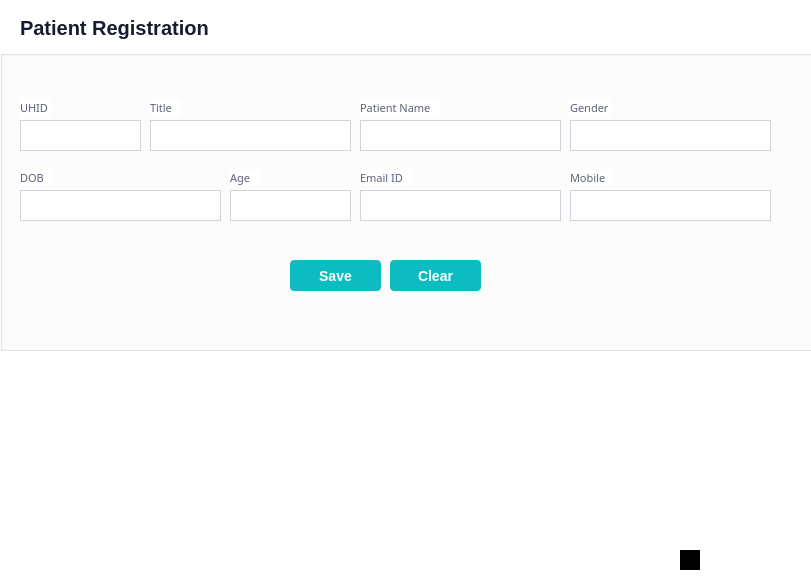
<?xml version="1.0" encoding="UTF-8"?>
<ui version="4.0">
 <class>Form</class>
 <widget class="QWidget" name="Form">
  <property name="geometry">
   <rect>
    <x>0</x>
    <y>0</y>
    <width>811</width>
    <height>588</height>
   </rect>
  </property>
  <property name="maximumSize">
   <size>
    <width>811</width>
    <height>16777215</height>
   </size>
  </property>
  <property name="font">
   <font>
    <pointsize>10</pointsize>
   </font>
  </property>
  <property name="windowTitle">
   <string>Form</string>
  </property>
  <property name="styleSheet">
   <string notr="true">background-color: #ffffff;</string>
  </property>
  <widget class="QLabel" name="label">
   <property name="enabled">
    <bool>true</bool>
   </property>
   <property name="geometry">
    <rect>
     <x>20</x>
     <y>10</y>
     <width>211</width>
     <height>35</height>
    </rect>
   </property>
   <property name="minimumSize">
    <size>
     <width>5</width>
     <height>5</height>
    </size>
   </property>
   <property name="maximumSize">
    <size>
     <width>16777215</width>
     <height>16777215</height>
    </size>
   </property>
   <property name="sizeIncrement">
    <size>
     <width>3</width>
     <height>3</height>
    </size>
   </property>
   <property name="font">
    <font>
     <pointsize>15</pointsize>
     <weight>75</weight>
     <bold>true</bold>
    </font>
   </property>
   <property name="autoFillBackground">
    <bool>false</bool>
   </property>
   <property name="styleSheet">
    <string notr="true">color: #181C32;</string>
   </property>
   <property name="text">
    <string>Patient Registration</string>
   </property>
  </widget>
  <widget class="QGroupBox" name="groupBox">
   <property name="geometry">
    <rect>
     <x>0</x>
     <y>50</y>
     <width>961</width>
     <height>301</height>
    </rect>
   </property>
   <property name="title">
    <string/>
   </property>
   <widget class="QLabel" name="label_7">
    <property name="geometry">
     <rect>
      <x>360</x>
      <y>120</y>
      <width>51</width>
      <height>16</height>
     </rect>
    </property>
    <property name="font">
     <font>
      <family>Poppins</family>
      <pointsize>8</pointsize>
     </font>
    </property>
    <property name="styleSheet">
     <string notr="true">color: #5E6278;</string>
    </property>
    <property name="text">
     <string>Email ID</string>
    </property>
   </widget>
   <widget class="QLineEdit" name="lineEdit_6">
    <property name="geometry">
     <rect>
      <x>570</x>
      <y>70</y>
      <width>201</width>
      <height>31</height>
     </rect>
    </property>
    <property name="font">
     <font>
      <pointsize>-1</pointsize>
      <weight>50</weight>
      <bold>false</bold>
     </font>
    </property>
    <property name="styleSheet">
     <string notr="true">QLineEdit
{
font-size: 15px;
    font-weight: 400;
    color: #212529;
    background-color: #ffffff;
    background-clip: padding-box;
    border: 1px solid #ced4da;
    border-radius: 20px;
    padding:0px 10px;
}
QLineEdit:focus
{
border:1px solid #3F4254;
}

</string>
    </property>
    <property name="inputMethodHints">
     <set>Qt::ImhNone</set>
    </property>
    <property name="frame">
     <bool>true</bool>
    </property>
   </widget>
   <widget class="QPushButton" name="pushButton">
    <property name="geometry">
     <rect>
      <x>290</x>
      <y>210</y>
      <width>91</width>
      <height>31</height>
     </rect>
    </property>
    <property name="font">
     <font>
      <pointsize>-1</pointsize>
      <weight>62</weight>
      <bold>true</bold>
     </font>
    </property>
    <property name="styleSheet">
     <string notr="true">QPushButton
{
    background-color: #0DBCC0;
    border: 0;
    font-size: 14px;
    font-weight: 500;
    border-radius: 4px;
color: #ffffff;
border: 0;
}

QPushButton:hover
{
background-color: #089598;
}

</string>
    </property>
    <property name="text">
     <string>Save</string>
    </property>
   </widget>
   <widget class="QLabel" name="label_4">
    <property name="geometry">
     <rect>
      <x>360</x>
      <y>50</y>
      <width>81</width>
      <height>16</height>
     </rect>
    </property>
    <property name="font">
     <font>
      <family>Poppins</family>
      <pointsize>8</pointsize>
     </font>
    </property>
    <property name="styleSheet">
     <string notr="true">color: #5E6278;</string>
    </property>
    <property name="text">
     <string>Patient Name</string>
    </property>
   </widget>
   <widget class="QLabel" name="label_2">
    <property name="geometry">
     <rect>
      <x>20</x>
      <y>50</y>
      <width>31</width>
      <height>16</height>
     </rect>
    </property>
    <property name="font">
     <font>
      <family>Poppins</family>
      <pointsize>8</pointsize>
     </font>
    </property>
    <property name="styleSheet">
     <string notr="true">color: #5E6278;</string>
    </property>
    <property name="text">
     <string>UHID</string>
    </property>
   </widget>
   <widget class="QLabel" name="label_3">
    <property name="geometry">
     <rect>
      <x>150</x>
      <y>50</y>
      <width>31</width>
      <height>16</height>
     </rect>
    </property>
    <property name="font">
     <font>
      <family>Poppins</family>
      <pointsize>8</pointsize>
     </font>
    </property>
    <property name="styleSheet">
     <string notr="true">color: #5E6278;</string>
    </property>
    <property name="text">
     <string>Title</string>
    </property>
   </widget>
   <widget class="QLineEdit" name="lineEdit_10">
    <property name="geometry">
     <rect>
      <x>230</x>
      <y>140</y>
      <width>121</width>
      <height>31</height>
     </rect>
    </property>
    <property name="font">
     <font>
      <pointsize>-1</pointsize>
      <weight>50</weight>
      <bold>false</bold>
     </font>
    </property>
    <property name="styleSheet">
     <string notr="true">QLineEdit
{
font-size: 15px;
    font-weight: 400;
    color: #212529;
    background-color: #ffffff;
    background-clip: padding-box;
    border: 1px solid #ced4da;
    border-radius: 20px;
    padding:0px 10px;
}
QLineEdit:focus
{
border:1px solid #3F4254;
}

</string>
    </property>
    <property name="inputMethodHints">
     <set>Qt::ImhNone</set>
    </property>
    <property name="frame">
     <bool>true</bool>
    </property>
   </widget>
   <widget class="QLabel" name="label_9">
    <property name="geometry">
     <rect>
      <x>570</x>
      <y>120</y>
      <width>41</width>
      <height>16</height>
     </rect>
    </property>
    <property name="font">
     <font>
      <family>Poppins</family>
      <pointsize>8</pointsize>
     </font>
    </property>
    <property name="styleSheet">
     <string notr="true">color: #5E6278;</string>
    </property>
    <property name="text">
     <string>Mobile</string>
    </property>
   </widget>
   <widget class="QLabel" name="label_8">
    <property name="geometry">
     <rect>
      <x>230</x>
      <y>120</y>
      <width>31</width>
      <height>16</height>
     </rect>
    </property>
    <property name="font">
     <font>
      <family>Poppins</family>
      <pointsize>8</pointsize>
     </font>
    </property>
    <property name="styleSheet">
     <string notr="true">color: #5E6278;</string>
    </property>
    <property name="text">
     <string>Age</string>
    </property>
   </widget>
   <widget class="QPushButton" name="pushButton_2">
    <property name="geometry">
     <rect>
      <x>390</x>
      <y>210</y>
      <width>91</width>
      <height>31</height>
     </rect>
    </property>
    <property name="font">
     <font>
      <pointsize>-1</pointsize>
      <weight>62</weight>
      <bold>true</bold>
     </font>
    </property>
    <property name="styleSheet">
     <string notr="true">QPushButton
{
    background-color: #0DBCC0;
    border: 0;
    font-size: 14px;
    font-weight: 500;
    border-radius: 4px;
color: #ffffff;
border: 0;
}

QPushButton:hover
{
background-color: #089598;
}

</string>
    </property>
    <property name="text">
     <string>Clear</string>
    </property>
   </widget>
   <widget class="QLabel" name="label_5">
    <property name="geometry">
     <rect>
      <x>570</x>
      <y>50</y>
      <width>41</width>
      <height>16</height>
     </rect>
    </property>
    <property name="font">
     <font>
      <family>Poppins</family>
      <pointsize>8</pointsize>
     </font>
    </property>
    <property name="styleSheet">
     <string notr="true">color: #5E6278;</string>
    </property>
    <property name="text">
     <string>Gender</string>
    </property>
   </widget>
   <widget class="QLabel" name="label_6">
    <property name="geometry">
     <rect>
      <x>20</x>
      <y>120</y>
      <width>31</width>
      <height>16</height>
     </rect>
    </property>
    <property name="font">
     <font>
      <family>Poppins</family>
      <pointsize>8</pointsize>
     </font>
    </property>
    <property name="styleSheet">
     <string notr="true">color: #5E6278;</string>
    </property>
    <property name="text">
     <string>DOB</string>
    </property>
   </widget>
   <widget class="QLineEdit" name="lineEdit_16">
    <property name="geometry">
     <rect>
      <x>20</x>
      <y>70</y>
      <width>121</width>
      <height>31</height>
     </rect>
    </property>
    <property name="font">
     <font>
      <pointsize>-1</pointsize>
      <weight>50</weight>
      <bold>false</bold>
     </font>
    </property>
    <property name="styleSheet">
     <string notr="true">QLineEdit
{
font-size: 15px;
    font-weight: 400;
    color: #212529;
    background-color: #ffffff;
    background-clip: padding-box;
    border: 1px solid #ced4da;
    border-radius: 20px;
    padding:0px 10px;
}
QLineEdit:focus
{
border:1px solid #3F4254;
}

</string>
    </property>
    <property name="inputMethodHints">
     <set>Qt::ImhNone</set>
    </property>
    <property name="frame">
     <bool>true</bool>
    </property>
   </widget>
   <widget class="QLineEdit" name="lineEdit_18">
    <property name="geometry">
     <rect>
      <x>360</x>
      <y>70</y>
      <width>201</width>
      <height>31</height>
     </rect>
    </property>
    <property name="font">
     <font>
      <pointsize>-1</pointsize>
      <weight>50</weight>
      <bold>false</bold>
     </font>
    </property>
    <property name="styleSheet">
     <string notr="true">QLineEdit
{
font-size: 15px;
    font-weight: 400;
    color: #212529;
    background-color: #ffffff;
    background-clip: padding-box;
    border: 1px solid #ced4da;
    border-radius: 20px;
    padding:0px 10px;
}
QLineEdit:focus
{
border:1px solid #3F4254;
}

</string>
    </property>
    <property name="inputMethodHints">
     <set>Qt::ImhNone</set>
    </property>
    <property name="frame">
     <bool>true</bool>
    </property>
   </widget>
   <widget class="QLineEdit" name="lineEdit_15">
    <property name="geometry">
     <rect>
      <x>150</x>
      <y>70</y>
      <width>201</width>
      <height>31</height>
     </rect>
    </property>
    <property name="font">
     <font>
      <pointsize>-1</pointsize>
      <weight>50</weight>
      <bold>false</bold>
     </font>
    </property>
    <property name="styleSheet">
     <string notr="true">QLineEdit
{
font-size: 15px;
    font-weight: 400;
    color: #212529;
    background-color: #ffffff;
    background-clip: padding-box;
    border: 1px solid #ced4da;
    border-radius: 20px;
    padding:0px 10px;
}
QLineEdit:focus
{
border:1px solid #3F4254;
}

</string>
    </property>
    <property name="inputMethodHints">
     <set>Qt::ImhNone</set>
    </property>
    <property name="frame">
     <bool>true</bool>
    </property>
   </widget>
   <widget class="QLineEdit" name="lineEdit_14">
    <property name="geometry">
     <rect>
      <x>570</x>
      <y>140</y>
      <width>201</width>
      <height>31</height>
     </rect>
    </property>
    <property name="font">
     <font>
      <pointsize>-1</pointsize>
      <weight>50</weight>
      <bold>false</bold>
     </font>
    </property>
    <property name="styleSheet">
     <string notr="true">QLineEdit
{
font-size: 15px;
    font-weight: 400;
    color: #212529;
    background-color: #ffffff;
    background-clip: padding-box;
    border: 1px solid #ced4da;
    border-radius: 20px;
    padding:0px 10px;
}
QLineEdit:focus
{
border:1px solid #3F4254;
}

</string>
    </property>
    <property name="inputMethodHints">
     <set>Qt::ImhNone</set>
    </property>
    <property name="frame">
     <bool>true</bool>
    </property>
   </widget>
   <widget class="QLineEdit" name="lineEdit_13">
    <property name="geometry">
     <rect>
      <x>360</x>
      <y>140</y>
      <width>201</width>
      <height>31</height>
     </rect>
    </property>
    <property name="font">
     <font>
      <pointsize>-1</pointsize>
      <weight>50</weight>
      <bold>false</bold>
     </font>
    </property>
    <property name="styleSheet">
     <string notr="true">QLineEdit
{
font-size: 15px;
    font-weight: 400;
    color: #212529;
    background-color: #ffffff;
    background-clip: padding-box;
    border: 1px solid #ced4da;
    border-radius: 20px;
    padding:0px 10px;
}
QLineEdit:focus
{
border:1px solid #3F4254;
}

</string>
    </property>
    <property name="inputMethodHints">
     <set>Qt::ImhNone</set>
    </property>
    <property name="frame">
     <bool>true</bool>
    </property>
   </widget>
   <widget class="QLineEdit" name="lineEdit_12">
    <property name="geometry">
     <rect>
      <x>20</x>
      <y>140</y>
      <width>201</width>
      <height>31</height>
     </rect>
    </property>
    <property name="font">
     <font>
      <pointsize>-1</pointsize>
      <weight>50</weight>
      <bold>false</bold>
     </font>
    </property>
    <property name="styleSheet">
     <string notr="true">QLineEdit
{
font-size: 15px;
    font-weight: 400;
    color: #212529;
    background-color: #ffffff;
    background-clip: padding-box;
    border: 1px solid #ced4da;
    border-radius: 20px;
    padding:0px 10px;
}
QLineEdit:focus
{
border:1px solid #3F4254;
}

</string>
    </property>
    <property name="inputMethodHints">
     <set>Qt::ImhNone</set>
    </property>
    <property name="frame">
     <bool>true</bool>
    </property>
   </widget>
  </widget>
  <widget class="QFrame" name="size_grip">
   <property name="geometry">
    <rect>
     <x>680</x>
     <y>550</y>
     <width>20</width>
     <height>20</height>
    </rect>
   </property>
   <property name="minimumSize">
    <size>
     <width>20</width>
     <height>20</height>
    </size>
   </property>
   <property name="maximumSize">
    <size>
     <width>20</width>
     <height>20</height>
    </size>
   </property>
   <property name="sizeIncrement">
    <size>
     <width>20</width>
     <height>20</height>
    </size>
   </property>
   <property name="styleSheet">
    <string notr="true">
background-color: rgb(0, 0, 0);</string>
   </property>
   <property name="frameShape">
    <enum>QFrame::StyledPanel</enum>
   </property>
   <property name="frameShadow">
    <enum>QFrame::Raised</enum>
   </property>
   <layout class="QHBoxLayout" name="horizontalLayout">
    <property name="spacing">
     <number>0</number>
    </property>
    <property name="leftMargin">
     <number>0</number>
    </property>
    <property name="topMargin">
     <number>0</number>
    </property>
    <property name="rightMargin">
     <number>0</number>
    </property>
    <property name="bottomMargin">
     <number>0</number>
    </property>
    <item>
     <widget class="QFrame" name="frame_2">
      <property name="minimumSize">
       <size>
        <width>120</width>
        <height>0</height>
       </size>
      </property>
      <property name="frameShape">
       <enum>QFrame::StyledPanel</enum>
      </property>
      <property name="frameShadow">
       <enum>QFrame::Raised</enum>
      </property>
     </widget>
    </item>
   </layout>
  </widget>
 </widget>
 <resources/>
 <connections/>
</ui>
